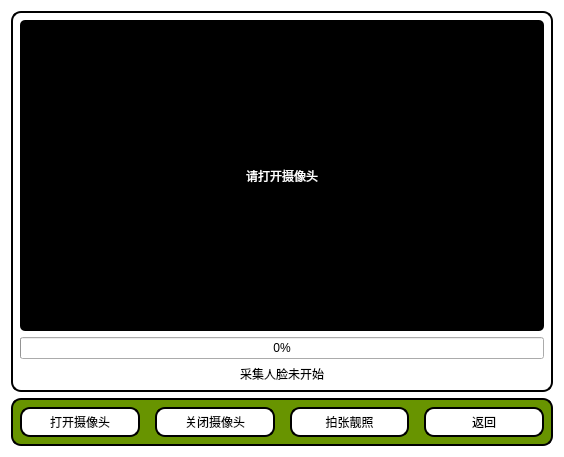
<?xml version="1.0" encoding="UTF-8"?>
<ui version="4.0">
 <class>takephotomainwindow</class>
 <widget class="QWidget" name="takephotomainwindow">
  <property name="geometry">
   <rect>
    <x>0</x>
    <y>0</y>
    <width>564</width>
    <height>457</height>
   </rect>
  </property>
  <property name="windowTitle">
   <string>Form</string>
  </property>
  <property name="styleSheet">
   <string notr="true">#widget_2{
border-width:2px;
font: 75 12pt &quot;微软雅黑&quot;;
border-style:solid;
border-radius:10px;
border-color: rgb(0, 0, 0);}

#takephotomainwindow{background-color: rgb(255, 255, 255);
}

#widget{
border-width:2px;
font: 75 12pt &quot;微软雅黑&quot;;
border-style:solid;
border-radius:10px;
border-color: rgb(0, 0, 0);
background-color: rgb(104, 148, 0);}


</string>
  </property>
  <layout class="QVBoxLayout" name="verticalLayout_2">
   <item>
    <widget class="QWidget" name="widget_2" native="true">
     <layout class="QVBoxLayout" name="verticalLayout">
      <item>
       <widget class="QLabel" name="camera_window">
        <property name="sizePolicy">
         <sizepolicy hsizetype="Expanding" vsizetype="Expanding">
          <horstretch>0</horstretch>
          <verstretch>0</verstretch>
         </sizepolicy>
        </property>
        <property name="styleSheet">
         <string notr="true">background-color: rgb(0, 0, 0);
text_align:center;
border:1px,solid,rgb(255, 255, 255);
border-radius:5px;
color: rgb(255, 255, 255);
font: 75 16pt &quot;微软雅黑&quot;;</string>
        </property>
        <property name="text">
         <string>请打开摄像头</string>
        </property>
        <property name="scaledContents">
         <bool>true</bool>
        </property>
        <property name="alignment">
         <set>Qt::AlignCenter</set>
        </property>
       </widget>
      </item>
      <item>
       <widget class="QProgressBar" name="process_bar">
        <property name="value">
         <number>0</number>
        </property>
        <property name="invertedAppearance">
         <bool>false</bool>
        </property>
       </widget>
      </item>
      <item>
       <widget class="QLabel" name="sign_text">
        <property name="styleSheet">
         <string notr="true">font: 75 10pt &quot;微软雅黑&quot;;</string>
        </property>
        <property name="text">
         <string>采集人脸未开始</string>
        </property>
        <property name="alignment">
         <set>Qt::AlignCenter</set>
        </property>
       </widget>
      </item>
     </layout>
    </widget>
   </item>
   <item>
    <widget class="QWidget" name="widget" native="true">
     <layout class="QHBoxLayout" name="horizontalLayout">
      <property name="spacing">
       <number>15</number>
      </property>
      <item>
       <widget class="QPushButton" name="open_camera_btn">
        <property name="sizePolicy">
         <sizepolicy hsizetype="MinimumExpanding" vsizetype="Preferred">
          <horstretch>0</horstretch>
          <verstretch>0</verstretch>
         </sizepolicy>
        </property>
        <property name="minimumSize">
         <size>
          <width>0</width>
          <height>30</height>
         </size>
        </property>
        <property name="maximumSize">
         <size>
          <width>200</width>
          <height>50</height>
         </size>
        </property>
        <property name="styleSheet">
         <string notr="true">border-width:2px;
font: 75 12pt &quot;微软雅黑&quot;;
border-style:solid;
border-radius:10px;
border-color: rgb(0, 0, 0);
background-color: rgb(255, 255, 255);</string>
        </property>
        <property name="text">
         <string>打开摄像头</string>
        </property>
       </widget>
      </item>
      <item>
       <widget class="QPushButton" name="close_camera_btn">
        <property name="sizePolicy">
         <sizepolicy hsizetype="MinimumExpanding" vsizetype="Preferred">
          <horstretch>0</horstretch>
          <verstretch>0</verstretch>
         </sizepolicy>
        </property>
        <property name="minimumSize">
         <size>
          <width>0</width>
          <height>30</height>
         </size>
        </property>
        <property name="maximumSize">
         <size>
          <width>200</width>
          <height>50</height>
         </size>
        </property>
        <property name="styleSheet">
         <string notr="true">border-width:2px;
font: 75 12pt &quot;微软雅黑&quot;;
border-style:solid;
border-radius:10px;
border-color: rgb(0, 0, 0);
background-color: rgb(255, 255, 255);</string>
        </property>
        <property name="text">
         <string>关闭摄像头</string>
        </property>
       </widget>
      </item>
      <item>
       <widget class="QPushButton" name="take_btn">
        <property name="sizePolicy">
         <sizepolicy hsizetype="MinimumExpanding" vsizetype="Preferred">
          <horstretch>0</horstretch>
          <verstretch>0</verstretch>
         </sizepolicy>
        </property>
        <property name="minimumSize">
         <size>
          <width>0</width>
          <height>30</height>
         </size>
        </property>
        <property name="maximumSize">
         <size>
          <width>200</width>
          <height>50</height>
         </size>
        </property>
        <property name="styleSheet">
         <string notr="true">border-width:2px;
font: 75 12pt &quot;微软雅黑&quot;;
border-style:solid;
border-radius:10px;
border-color: rgb(0, 0, 0);
background-color: rgb(255, 255, 255);</string>
        </property>
        <property name="text">
         <string>拍张靓照</string>
        </property>
       </widget>
      </item>
      <item>
       <widget class="QPushButton" name="return_btn">
        <property name="sizePolicy">
         <sizepolicy hsizetype="MinimumExpanding" vsizetype="Preferred">
          <horstretch>0</horstretch>
          <verstretch>0</verstretch>
         </sizepolicy>
        </property>
        <property name="minimumSize">
         <size>
          <width>0</width>
          <height>30</height>
         </size>
        </property>
        <property name="maximumSize">
         <size>
          <width>200</width>
          <height>50</height>
         </size>
        </property>
        <property name="styleSheet">
         <string notr="true">border-width:2px;
font: 75 12pt &quot;微软雅黑&quot;;
border-style:solid;
border-radius:10px;
border-color: rgb(0, 0, 0);
background-color: rgb(255, 255, 255);</string>
        </property>
        <property name="text">
         <string>返回</string>
        </property>
       </widget>
      </item>
     </layout>
    </widget>
   </item>
  </layout>
 </widget>
 <resources/>
 <connections>
  <connection>
   <sender>open_camera_btn</sender>
   <signal>clicked()</signal>
   <receiver>takephotomainwindow</receiver>
   <slot>open_camera()</slot>
   <hints>
    <hint type="sourcelabel">
     <x>83</x>
     <y>419</y>
    </hint>
    <hint type="destinationlabel">
     <x>5</x>
     <y>393</y>
    </hint>
   </hints>
  </connection>
  <connection>
   <sender>close_camera_btn</sender>
   <signal>clicked()</signal>
   <receiver>takephotomainwindow</receiver>
   <slot>close_camera()</slot>
   <hints>
    <hint type="sourcelabel">
     <x>274</x>
     <y>438</y>
    </hint>
    <hint type="destinationlabel">
     <x>347</x>
     <y>393</y>
    </hint>
   </hints>
  </connection>
  <connection>
   <sender>take_btn</sender>
   <signal>clicked()</signal>
   <receiver>takephotomainwindow</receiver>
   <slot>open_takephoto_threading()</slot>
   <hints>
    <hint type="sourcelabel">
     <x>409</x>
     <y>438</y>
    </hint>
    <hint type="destinationlabel">
     <x>536</x>
     <y>394</y>
    </hint>
   </hints>
  </connection>
  <connection>
   <sender>return_btn</sender>
   <signal>clicked()</signal>
   <receiver>takephotomainwindow</receiver>
   <slot>return_to_menu()</slot>
   <hints>
    <hint type="sourcelabel">
     <x>481</x>
     <y>423</y>
    </hint>
    <hint type="destinationlabel">
     <x>560</x>
     <y>427</y>
    </hint>
   </hints>
  </connection>
 </connections>
 <slots>
  <slot>run_camera()</slot>
  <slot>open_camera()</slot>
  <slot>takePhoto()</slot>
  <slot>close_camera()</slot>
  <slot>open_takephoto_threading()</slot>
  <slot>return_to_menu()</slot>
 </slots>
</ui>
